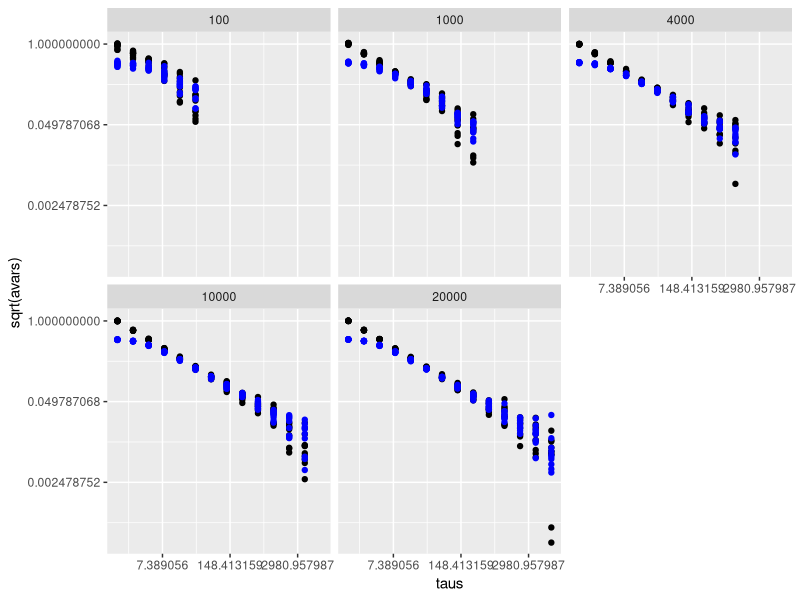
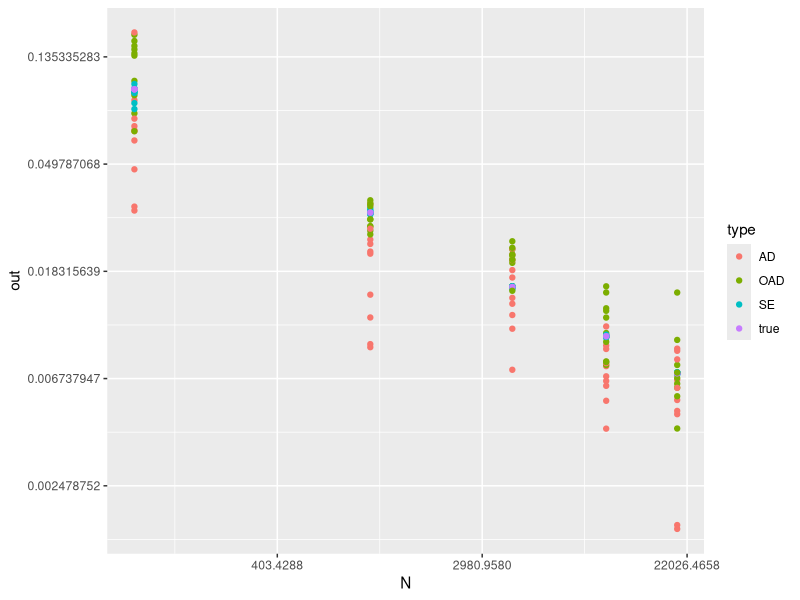
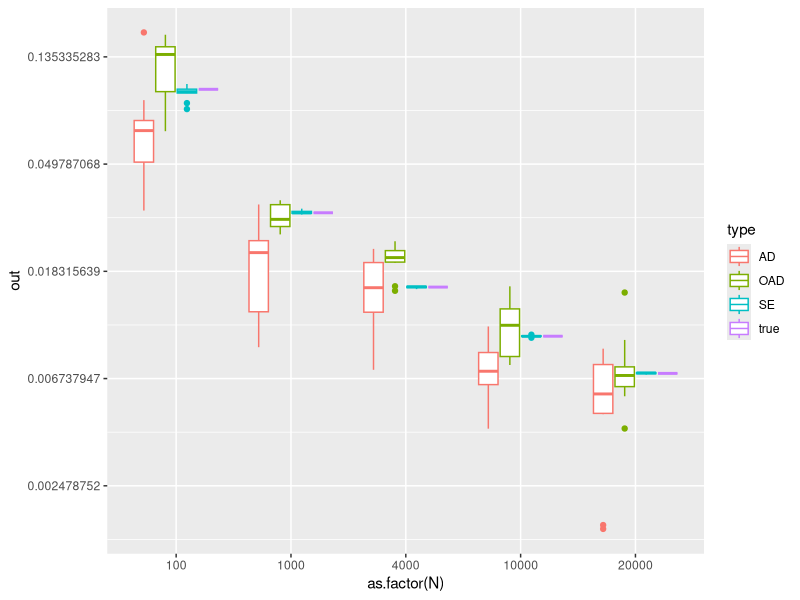
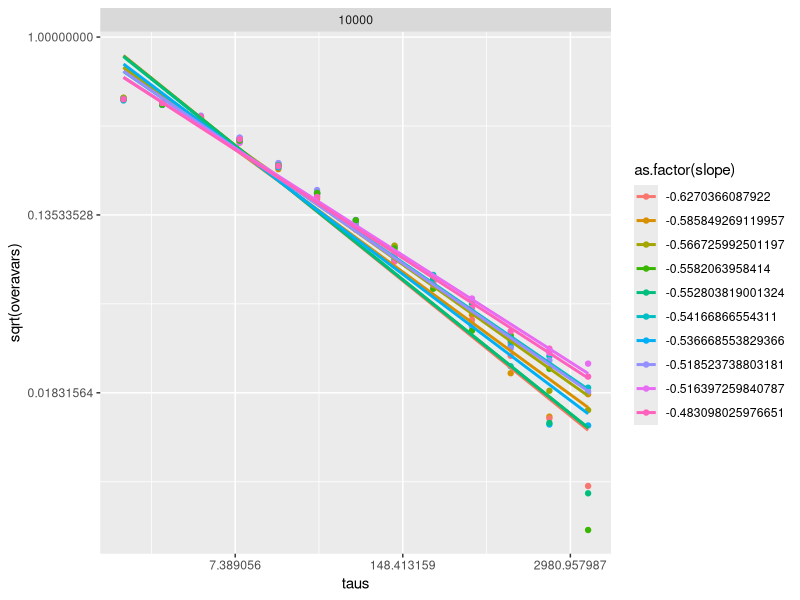

The R source for these figures, in order:
rm(list=ls())
library(readr)
library(ggplot2)
library(dplyr)


avar_fn=function(y,tau){
  n=length(y)
  
  div=seq(1,n,by = tau)

  M=length(div)-1 #number of groups
  
  groupmeans = numeric(M)
  for(i in 1:M){
    groupmeans[i]=mean(y[div[i]:(div[i+1]-1)])
  }

  1/(2*(M-1)) * sum(diff(groupmeans)^2)
}

########overlapping

overlapping_avar_fn=function(y,m){
  M=length(y)
  
  numberOfGroups=M-m
  groupmeans = numeric(numberOfGroups)
  
  for(i in 1:(M-m)){
    groupmeans[i]=mean(y[i:(i+m)])  
  }
  
  out=0
  for(i in 1:(M-2*m)){
    out=out+(groupmeans[i+m]-groupmeans[i])^2
  }
  out=out/(2*(M-2*m+1))
  
  return(out)
}


getAvars=function(N){
  y=rnorm(N,0,1) 
  # taus = c(1,2,3,5,10,20)
  # taus = c(taus,seq(40,N/2,by=100)) ## this goes too far, gives lots of NAs from avar_fn, fix later 
  
  maxn = ceiling((N-1)/2) 
  p = floor (log10(maxn)/log10(2)) #Number of clusters
  taus=2^(0:p)
  
  avars=numeric(length(taus))
  overlapping_avars=numeric(length(taus))
  
  for (i in 1:length(taus)){
    avars[i]=avar_fn(y,taus[i])
    overlapping_avars[i]=overlapping_avar_fn(y,taus[i])
  }
  
  m1=data.frame(taus=taus,avars=avars)  
  fit=lm(log(sqrt(avars))~log(taus),data = m1)
  slope=as.numeric(fit$coefficients[2])
  int=as.numeric(fit$coefficients[1])
  
  avarRes=data.frame(taus=taus,avars=avars, overavars=overlapping_avars,N=N,slope=slope,int=int)  

  ##########################################
  # get SE
  # ##########################################

  m2=data.frame(taus=taus,oavars=overlapping_avars)  
  fit2=lm(log(sqrt(oavars))~log(taus),data = m2)
  slope2=as.numeric(fit2$coefficients[2])
  int2=as.numeric(fit2$coefficients[1])
  
  SEests=data.frame()
  
  onew=data.frame(N=N,out=exp(int2+slope2*log(N)), type="OAD")
  new=data.frame(N=N,out=exp(int+slope*log(N)), type="AD")
  new2=data.frame(N=N,out=sd(y)/sqrt(N), type="SE")
  new3=data.frame(N=N,out=1/sqrt(N), type="true")
  SEests=bind_rows(new,new2,new3,onew)

  return(list(avarRes=avarRes,SEests=SEests))
}



### increase N, what does adev converge to, for which tau
Ns=c(100,1000,4000,10000,20000)

allavarRes=data.frame()
allSEests=data.frame()
for(j in 1:10){
  for(N in Ns){
    tmp=getAvars(N)
    
    allavarRes=bind_rows(allavarRes,tmp$avarRes)
    allSEests=bind_rows(allSEests,tmp$SEests)
  }
  
}

ggplot(allavarRes,aes(taus,sqrt(avars)))+
  geom_point()+
  geom_point(aes(taus,sqrt(overavars)),col="blue")+
  scale_x_continuous(trans = "log")+
  scale_y_continuous(trans = "log")+
  # stat_smooth(method = "lm",se = F)+
  facet_wrap(~N)#,scales = "free")

ggplot(allSEests,aes(N,out,color=type))+
  geom_point()+
  scale_x_continuous(trans = "log")+
  scale_y_continuous(trans = "log")
  # geom_jitter()

ggplot(allSEests,aes(as.factor(N),out,color=type))+
  scale_y_continuous(trans = "log")+
  geom_boxplot()

### ADEV results look biased, not converging to what I expect. 
### Maybe overlapping adev helps this? 
### Or Modified Allan Deviation?


ggplot(filter(allavarRes,N==10000),aes(taus,sqrt(overavars),col=as.factor(slope)))+
  geom_point()+
  # geom_point(aes(taus,sqrt(overavars)),col="blue")+
  scale_x_continuous(trans = "log")+
  scale_y_continuous(trans = "log")+
  stat_smooth(method = "lm",se = F)+
  facet_wrap(~N)#,scales = "free")


